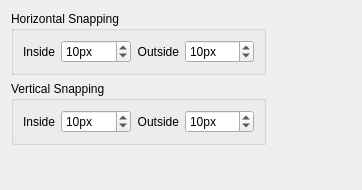
<?xml version="1.0" encoding="UTF-8"?>
<ui version="4.0">
 <class>KWin::ScreenSnappingConfigForm</class>
 <widget class="QWidget" name="KWin::ScreenSnappingConfigForm">
  <property name="geometry">
   <rect>
    <x>0</x>
    <y>0</y>
    <width>362</width>
    <height>190</height>
   </rect>
  </property>
  <property name="windowTitle">
   <string>Screen Snapping</string>
  </property>
  <layout class="QGridLayout" name="gridLayout" columnstretch="3,1">
   <item row="0" column="0">
    <widget class="QGroupBox" name="groupBox">
     <property name="title">
      <string>Horizontal Snapping</string>
     </property>
     <property name="flat">
      <bool>true</bool>
     </property>
     <layout class="QHBoxLayout" name="horizontalLayout">
      <item>
       <widget class="QLabel" name="label_4">
        <property name="text">
         <string>Inside</string>
        </property>
        <property name="alignment">
         <set>Qt::AlignRight|Qt::AlignTrailing|Qt::AlignVCenter</set>
        </property>
       </widget>
      </item>
      <item>
       <widget class="QSpinBox" name="kcfg_InnerX">
        <property name="sizePolicy">
         <sizepolicy hsizetype="MinimumExpanding" vsizetype="Fixed">
          <horstretch>0</horstretch>
          <verstretch>0</verstretch>
         </sizepolicy>
        </property>
        <property name="suffix">
         <string>px</string>
        </property>
        <property name="value">
         <number>10</number>
        </property>
       </widget>
      </item>
      <item>
       <widget class="QLabel" name="label_3">
        <property name="text">
         <string>Outside</string>
        </property>
        <property name="alignment">
         <set>Qt::AlignRight|Qt::AlignTrailing|Qt::AlignVCenter</set>
        </property>
       </widget>
      </item>
      <item>
       <widget class="QSpinBox" name="kcfg_OuterX">
        <property name="sizePolicy">
         <sizepolicy hsizetype="MinimumExpanding" vsizetype="Fixed">
          <horstretch>0</horstretch>
          <verstretch>0</verstretch>
         </sizepolicy>
        </property>
        <property name="suffix">
         <string>px</string>
        </property>
        <property name="maximum">
         <number>5000</number>
        </property>
        <property name="value">
         <number>10</number>
        </property>
       </widget>
      </item>
     </layout>
    </widget>
   </item>
   <item row="1" column="0">
    <widget class="QGroupBox" name="groupBox_2">
     <property name="title">
      <string>Vertical Snapping</string>
     </property>
     <property name="flat">
      <bool>true</bool>
     </property>
     <layout class="QHBoxLayout" name="horizontalLayout_2">
      <item>
       <widget class="QLabel" name="label_5">
        <property name="text">
         <string>Inside</string>
        </property>
        <property name="alignment">
         <set>Qt::AlignRight|Qt::AlignTrailing|Qt::AlignVCenter</set>
        </property>
       </widget>
      </item>
      <item>
       <widget class="QSpinBox" name="kcfg_InnerY">
        <property name="sizePolicy">
         <sizepolicy hsizetype="MinimumExpanding" vsizetype="Fixed">
          <horstretch>0</horstretch>
          <verstretch>0</verstretch>
         </sizepolicy>
        </property>
        <property name="suffix">
         <string>px</string>
        </property>
        <property name="value">
         <number>10</number>
        </property>
       </widget>
      </item>
      <item>
       <widget class="QLabel" name="label_6">
        <property name="text">
         <string>Outside</string>
        </property>
        <property name="alignment">
         <set>Qt::AlignRight|Qt::AlignTrailing|Qt::AlignVCenter</set>
        </property>
       </widget>
      </item>
      <item>
       <widget class="QSpinBox" name="kcfg_OuterY">
        <property name="sizePolicy">
         <sizepolicy hsizetype="MinimumExpanding" vsizetype="Fixed">
          <horstretch>0</horstretch>
          <verstretch>0</verstretch>
         </sizepolicy>
        </property>
        <property name="suffix">
         <string>px</string>
        </property>
        <property name="maximum">
         <number>5000</number>
        </property>
        <property name="value">
         <number>10</number>
        </property>
       </widget>
      </item>
     </layout>
    </widget>
   </item>
   <item row="2" column="0">
    <spacer name="verticalSpacer">
     <property name="orientation">
      <enum>Qt::Vertical</enum>
     </property>
     <property name="sizeHint" stdset="0">
      <size>
       <width>20</width>
       <height>40</height>
      </size>
     </property>
    </spacer>
   </item>
   <item row="0" column="1" rowspan="2">
    <spacer name="horizontalSpacer">
     <property name="orientation">
      <enum>Qt::Horizontal</enum>
     </property>
     <property name="sizeHint" stdset="0">
      <size>
       <width>42</width>
       <height>124</height>
      </size>
     </property>
    </spacer>
   </item>
  </layout>
 </widget>
 <resources/>
 <connections/>
</ui>
